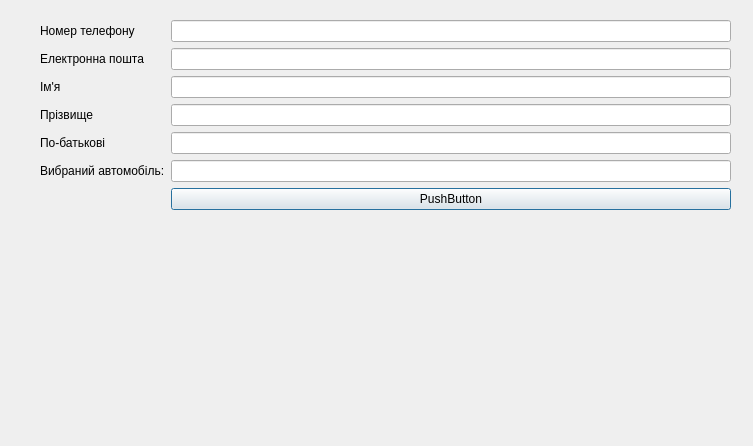
<?xml version="1.0" encoding="UTF-8"?>
<ui version="4.0">
 <class>AddClientDialog</class>
 <widget class="QDialog" name="AddClientDialog">
  <property name="geometry">
   <rect>
    <x>0</x>
    <y>0</y>
    <width>753</width>
    <height>446</height>
   </rect>
  </property>
  <property name="windowTitle">
   <string>Замовлення</string>
  </property>
  <widget class="QWidget" name="formLayoutWidget">
   <property name="geometry">
    <rect>
     <x>40</x>
     <y>20</y>
     <width>691</width>
     <height>401</height>
    </rect>
   </property>
   <layout class="QFormLayout" name="formLayout">
    <item row="0" column="0">
     <widget class="QLabel" name="label">
      <property name="text">
       <string>Номер телефону</string>
      </property>
     </widget>
    </item>
    <item row="0" column="1">
     <widget class="QLineEdit" name="phoneNumberEdit"/>
    </item>
    <item row="1" column="1">
     <widget class="QLineEdit" name="emailEdit"/>
    </item>
    <item row="2" column="1">
     <widget class="QLineEdit" name="firstNameEdit"/>
    </item>
    <item row="3" column="1">
     <widget class="QLineEdit" name="surnameEdit"/>
    </item>
    <item row="4" column="1">
     <widget class="QLineEdit" name="middleNameEdit"/>
    </item>
    <item row="5" column="1">
     <widget class="QLineEdit" name="rentedCarEdit"/>
    </item>
    <item row="6" column="1">
     <widget class="QPushButton" name="pbAcceptClient">
      <property name="text">
       <string>PushButton</string>
      </property>
     </widget>
    </item>
    <item row="1" column="0">
     <widget class="QLabel" name="label_2">
      <property name="text">
       <string>Електронна пошта</string>
      </property>
     </widget>
    </item>
    <item row="2" column="0">
     <widget class="QLabel" name="label_3">
      <property name="text">
       <string>Ім'я</string>
      </property>
     </widget>
    </item>
    <item row="3" column="0">
     <widget class="QLabel" name="label_4">
      <property name="text">
       <string>Прізвище</string>
      </property>
     </widget>
    </item>
    <item row="4" column="0">
     <widget class="QLabel" name="label_5">
      <property name="text">
       <string>По-батькові</string>
      </property>
     </widget>
    </item>
    <item row="5" column="0">
     <widget class="QLabel" name="label_6">
      <property name="text">
       <string>Вибраний автомобіль:</string>
      </property>
     </widget>
    </item>
   </layout>
  </widget>
 </widget>
 <resources/>
 <connections/>
</ui>
